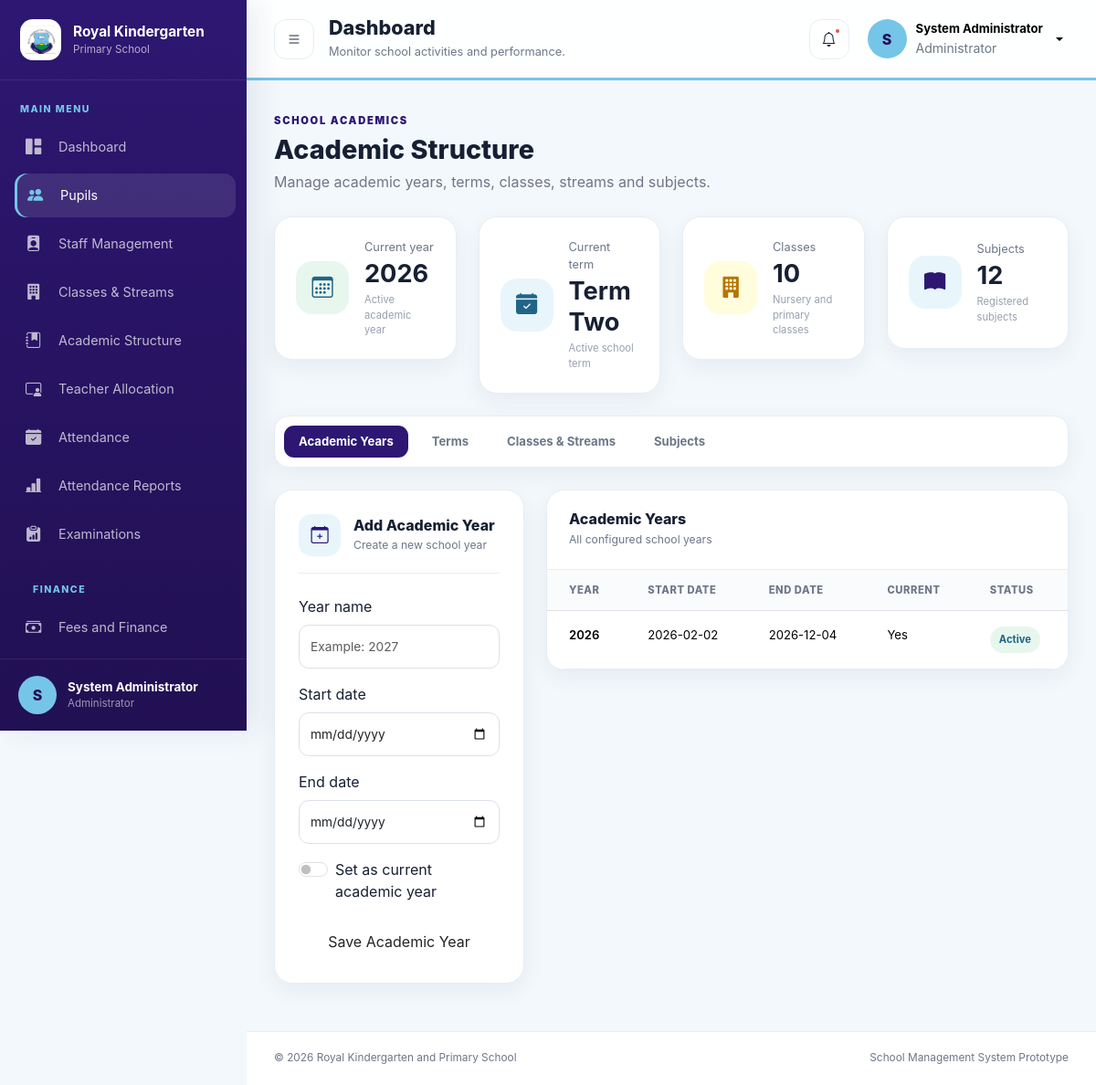
Screenshot of /academic/index.php (signed in) with the database file from the repository.
### tables this page shows
CREATE TABLE `academic_years` (
  `id` int(10) UNSIGNED NOT NULL,
  `year_name` varchar(20) NOT NULL,
  `start_date` date NOT NULL,
  `end_date` date NOT NULL,
  `is_current` tinyint(1) NOT NULL DEFAULT 0,
  `status` enum('Active','Closed') NOT NULL DEFAULT 'Active',
  `created_at` timestamp NOT NULL DEFAULT current_timestamp(),
  `updated_at` timestamp NOT NULL DEFAULT current_timestamp() ON UPDATE current_timestamp()
);

CREATE TABLE `terms` (
  `id` int(10) UNSIGNED NOT NULL,
  `academic_year_id` int(10) UNSIGNED NOT NULL,
  `term_name` enum('Term One','Term Two','Term Three') NOT NULL,
  `start_date` date NOT NULL,
  `end_date` date NOT NULL,
  `is_current` tinyint(1) NOT NULL DEFAULT 0,
  `status` enum('Active','Closed') NOT NULL DEFAULT 'Active',
  `created_at` timestamp NOT NULL DEFAULT current_timestamp(),
  `updated_at` timestamp NOT NULL DEFAULT current_timestamp() ON UPDATE current_timestamp()
);

### academic/index.php (the view, shortened to what this page needs)
<?php
require_once __DIR__ . '/../config/database.php';
$academicYears = $pdo->query(
    'SELECT *
     FROM academic_years
     ORDER BY year_name DESC'
)->fetchAll();
$classes = $pdo->query(
    'SELECT *
     FROM classes
     ORDER BY class_level'
)->fetchAll();
$subjects = $pdo->query(
    'SELECT *
     FROM subjects
     ORDER BY subject_name'
)->fetchAll();
$currentYear = $pdo->query(
    'SELECT year_name
     FROM academic_years
     WHERE is_current = 1
     LIMIT 1'
)->fetchColumn();
$currentTerm = $pdo->query(
    'SELECT terms.term_name
     FROM terms
     WHERE is_current = 1
     LIMIT 1'
)->fetchColumn();
?>
<!DOCTYPE html>
<html lang="en">
<head>
    <link
        href="https://cdn.jsdelivr.net/npm/bootstrap@5.3.3/dist/css/bootstrap.min.css"
        rel="stylesheet"
    >
    <link
        href="https://cdn.jsdelivr.net/npm/bootstrap-icons@1.11.3/font/bootstrap-icons.min.css"
        rel="stylesheet"
    >
    <link
        href="../assets/css/style.css"
        rel="stylesheet"
    >
</head>
<body class="dashboard-page">
<?php require_once __DIR__ . '/../includes/sidebar.php'; ?>
<div class="app-main" id="appMain">
    <?php require_once __DIR__ . '/../includes/header.php'; ?>
    <main class="app-content">
        <section class="module-heading">
            <div>
                <span class="module-label">
                    SCHOOL ACADEMICS
                </span>
                <h2>Academic Structure</h2>
                <p>
                    Manage academic years, terms, classes,
                    streams and subjects.
                </p>
            </div>
        </section>
        <section class="row g-4 mb-4">
            <div class="col-sm-6 col-xl-3">
                <article class="stat-card stat-card-green">
                    <div class="stat-card-icon">
                        <i class="bi bi-calendar3"></i>
                    </div>
                    <div class="stat-card-content">
                        <span>Current year</span>
                        <strong>
                            <?= htmlspecialchars(
                                $currentYear ?: 'Not set'
                            ) ?>
                        </strong>
                        <small>Active academic year</small>
                    </div>
                </article>
            </div>
            <div class="col-sm-6 col-xl-3">
                <article class="stat-card stat-card-blue">
                    <div class="stat-card-icon">
                        <i class="bi bi-calendar-check-fill"></i>
                    </div>
                    <div class="stat-card-content">
                        <span>Current term</span>
                        <strong>
                            <?= htmlspecialchars(
                                $currentTerm ?: 'Not set'
                            ) ?>
                        </strong>
                        <small>Active school term</small>
                    </div>
                </article>
            </div>
            <div class="col-sm-6 col-xl-3">
                <article class="stat-card stat-card-gold">
                    <div class="stat-card-icon">
                        <i class="bi bi-building-fill"></i>
                    </div>
                    <div class="stat-card-content">
                        <span>Classes</span>
                        <strong>
                            <?= number_format(count($classes)) ?>
                        </strong>
                        <small>Nursery and primary classes</small>
                    </div>
                </article>
            </div>
            <div class="col-sm-6 col-xl-3">
                <article class="stat-card stat-card-purple">
                    <div class="stat-card-icon">
                        <i class="bi bi-book-fill"></i>
                    </div>
                    <div class="stat-card-content">
                        <span>Subjects</span>
                        <strong>
                            <?= number_format(count($subjects)) ?>
                        </strong>
                        <small>Registered subjects</small>
                    </div>
                </article>
            </div>
        </section>
        <ul
            class="nav nav-pills academic-tabs mb-4"
            id="academicTabs"
            role="tablist"
        >
            <li class="nav-item">
                <button
                    class="nav-link active"
                    data-bs-toggle="pill"
                    data-bs-target="#years"
                    type="button"
                >
                    Academic Years
                </button>
            </li>
            <li class="nav-item">
                <button
                    class="nav-link"
                    data-bs-toggle="pill"
                    data-bs-target="#terms"
                    type="button"
                >
                    Terms
                </button>
            </li>
            <li class="nav-item">
                <button
                    class="nav-link"
                    data-bs-toggle="pill"
                    data-bs-target="#classes"
                    type="button"
                >
                    Classes & Streams
                </button>
            </li>
            <li class="nav-item">
                <button
                    class="nav-link"
                    data-bs-toggle="pill"
                    data-bs-target="#subjects"
                    type="button"
                >
                    Subjects
                </button>
            </li>
        </ul>
        <div class="tab-content">
            <div
                class="tab-pane fade show active"
                id="years"
            >
                <div class="row g-4">
                    <div class="col-xl-4">
                        <section class="form-section-card">
                            <div class="form-section-header">
                                <span class="form-section-icon">
                                    <i class="bi bi-calendar-plus"></i>
                                </span>
                                <div>
                                    <h3>Add Academic Year</h3>
                                    <p>Create a new school year</p>
                                </div>
                            </div>
                            <form
                                action="store_year.php"
                                method="POST"
                            >
                                <div class="mb-3">
                                    <label class="form-label">
                                        Year name
                                    </label>
                                    <input
                                        type="text"
                                        name="year_name"
                                        class="form-control professional-input"
                                        placeholder="Example: 2027"
                                        required
                                    >
                                </div>
                                <div class="mb-3">
                                    <label class="form-label">
                                        Start date
                                    </label>
                                    <input
                                        type="date"
                                        name="start_date"
                                        class="form-control professional-input"
                                        required
                                    >
                                </div>
                                <div class="mb-3">
                                    <label class="form-label">
                                        End date
                                    </label>
                                    <input
                                        type="date"
                                        name="end_date"
                                        class="form-control professional-input"
                                        required
                                    >
                                </div>
                                <div class="form-check form-switch mb-4">
                                    <input
                                        class="form-check-input"
                                        type="checkbox"
                                        name="is_current"
                                        value="1"
                                        id="currentYear"
                                    >
                                    <label
                                        class="form-check-label"
                                        for="currentYear"
                                    >
                                        Set as current academic year
                                    </label>
                                </div>
                                <button
                                    type="submit"
                                    class="btn school-primary-btn w-100"
                                >
                                    Save Academic Year
                                </button>
                            </form>
                        </section>
                    </div>
                    <div class="col-xl-8">
                        <section class="dashboard-card">
                            <div class="dashboard-card-header">
                                <div>
                                    <h3>Academic Years</h3>
                                    <p>All configured school years</p>
                                </div>
                            </div>
                            <div class="table-responsive">
                                <table class="table dashboard-table">
                                    <thead>
                                        <tr>
                                            <th>Year</th>
                                            <th>Start Date</th>
                                            <th>End Date</th>
                                            <th>Current</th>
                                            <th>Status</th>
                                        </tr>
                                    </thead>
                                    <tbody>
                                    <?php foreach ($academicYears as $year): ?>
                                        <tr>
                                            <td class="fw-semibold">
                                                <?= htmlspecialchars(
                                                    $year['year_name']
                                                ) ?>
                                            </td>
                                            <td>
                                                <?= htmlspecialchars(
                                                    $year['start_date']
                                                ) ?>
                                            </td>
                                            <td>
                                                <?= htmlspecialchars(
                                                    $year['end_date']
                                                ) ?>
                                            </td>
                                            <td>
                                                <?= (int) $year['is_current']
                                                    === 1
                                                    ? 'Yes'
                                                    : 'No' ?>
                                            </td>
                                            <td>
                                                <span class="status-badge status-active">
                                                    <?= htmlspecialchars(
                                                        $year['status']
                                                    ) ?>
                                                </span>
                                            </td>
                                        </tr>
                                    <?php endforeach; ?>
                                    </tbody>
                                </table>
                            </div>
                        </section>
                    </div>
                </div>
            </div>
        </div>
    </main>
    <?php require_once __DIR__ . '/../includes/footer.php'; ?>
</div>
</body>
</html>

### rows the page displays
academic_years: year_name "2026", start_date "2026-02-02", end_date "2026-12-04", is_current "Yes", status "Active"
terms: term_name "Term Two"

### other values shown
substr($_SESSION['full_name'], 0, 1) "S"
$_SESSION['full_name'] "System Administrator"
$_SESSION['role'] "Administrator"
count($classes) "10"
count($subjects) "12"
